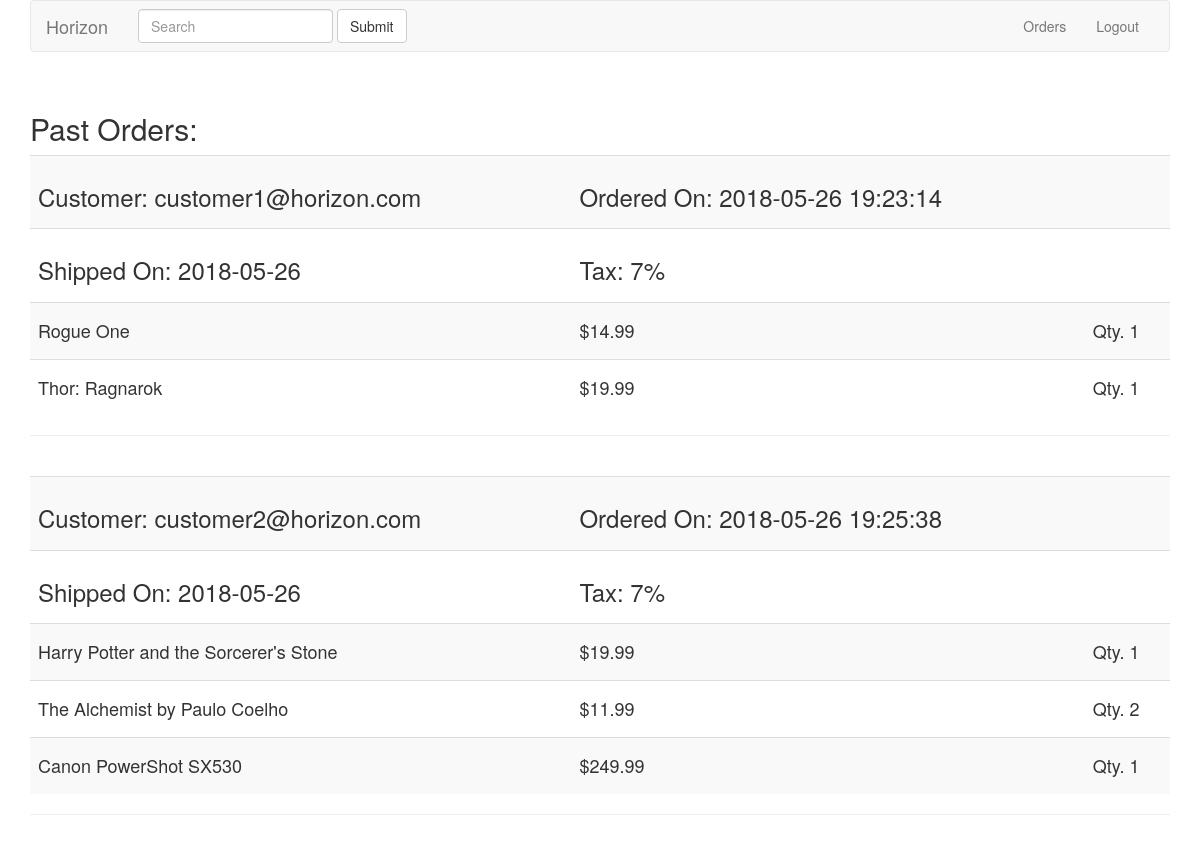
Screenshot of /lab6/admin/orders.php (signed in) with the database file from the repository.
### tables this page shows
CREATE TABLE `orders` (
  `order_id` int(10) UNSIGNED NOT NULL,
  `customer_id` int(10) UNSIGNED NOT NULL,
  `order_date` datetime NOT NULL,
  `shipping_date` date NOT NULL,
  `tax` float UNSIGNED DEFAULT NULL
);

CREATE TABLE `customers` (
  `customer_id` int(10) UNSIGNED NOT NULL,
  `email` varchar(150) NOT NULL,
  `password` varchar(60) NOT NULL,
  `created` datetime NOT NULL DEFAULT '0000-00-00 00:00:00'
);

CREATE TABLE `orderitems` (
  `order_id` int(11) NOT NULL,
  `product_id` int(11) NOT NULL,
  `quantity` int(11) NOT NULL
);

CREATE TABLE `products` (
  `product_id` int(10) UNSIGNED NOT NULL,
  `category_id` int(10) UNSIGNED NOT NULL,
  `product` varchar(150) NOT NULL,
  `price` float(10,2) NOT NULL,
  `image` varchar(100) DEFAULT NULL
);

### lab6/admin/orders.php (the view, shortened to what this page needs)
<?php
include '../includes/header.php';
$pdo = dbConn();
?>
    <h2>Past Orders:</h2>
<?php
$sql = "SELECT * FROM orders";
$stmt = $pdo->prepare($sql);
$stmt->execute();
$orders = $stmt->fetchAll();
foreach($orders as $order)
{
    $sql = "SELECT * FROM customers WHERE customer_id = ?";
    $stmt = $pdo->prepare($sql);
    $stmt->execute([$order['customer_id']]);
    $customer = $stmt->fetch();
    echo "<table class='table table-striped'>";
    echo "<tr><td><h3>Customer: " . $customer['email'] . "</h3></td>";
    echo "<td><h3>Ordered On: " . $order['order_date'] . "</h3></td><td></td></tr>";
    echo "<tr><td><h3>Shipped On: " . $order['shipping_date'] . "</h3></td>";
    echo "<td><h3>Tax: " . $order['tax']*100 . "%</h3></td><td></td></tr>";
    $sql = "SELECT * FROM orderItems WHERE order_id = ?";
    $stmt = $pdo->prepare($sql);
    $stmt->execute([$order['order_id']]);
    $orderItems = $stmt->fetchAll();
    foreach($orderItems as $orderItem)
    {
        $sql = "SELECT * FROM products WHERE product_id = ?";
        $stmt = $pdo->prepare($sql);
        $stmt->execute([$orderItem['product_id']]);
        $product = $stmt->fetch();
        echo "<tr><td><h4>" . $product['product'] . "</h4></td>";
        echo "<td><h4>$" . $product['price'] . "</h4></td>";
        echo "<td><h4>Qty. " . $orderItem['quantity'] . "</h4></td></tr>";
    }
    echo "</table><hr></br>";
}
include('../includes/footer.php');
?>

### lab6/includes/header.php (shortened to what this page needs)
<!DOCTYPE html>
<html lang="en">
<head>
</head>
<body>
<div class="container">
    <nav class="navbar navbar-default">
        <div class="container-fluid">
            <a class="navbar-brand" href="index.php">Horizon</a>
            <div class="collapse navbar-collapse" id="bs-example-navbar-collapse-1">
                <form action="index.php" method="POST" class="navbar-form navbar-left">
                    <div class="form-group">
                        <input type="text" name="search" class="form-control" placeholder="Search">
                    </div>
                    <button type="submit" name="submitSearch" class="btn btn-default">Submit</button>
                </form>
                <ul class="nav navbar-nav navbar-right">
                    <li><a href="orders.php">Orders</a></li>
                    <?php
                    if($_SESSION['isLoggedIn'] || $_SESSION['userLoggedIn'])
                    {
                        echo "<li><a href='register.php'>Logout</a></li>";
                    }
                    else {
                        echo "<li><a href='register.php'>Login</a></li>";
                    }
                    ?>
                </ul>
            </div>
        </div>
    </nav>
    <br/>

### lab6/includes/footer.php (shortened to what this page needs)
</div>
</body>
</html>

### rows the page displays
orders: customer.email "customer1@horizon.com", order_date "2018-05-26 19:23:14", shipping_date "2018-05-26", $order['tax']*100 "7"
orderitems: products.product "Rogue One", products.price "14.99", quantity "1"
orderitems: products.product "Thor: Ragnarok", products.price "19.99", quantity "1"
orders: customer.email "customer2@horizon.com", order_date "2018-05-26 19:25:38", shipping_date "2018-05-26", $order['tax']*100 "7"
orderitems: products.product "Harry Potter and the Sorcerer's Stone", products.price "19.99", quantity "1"
orderitems: products.product "The Alchemist by Paulo Coelho", products.price "11.99", quantity "2"
orderitems: products.product "Canon PowerShot SX530", products.price "249.99", quantity "1"
